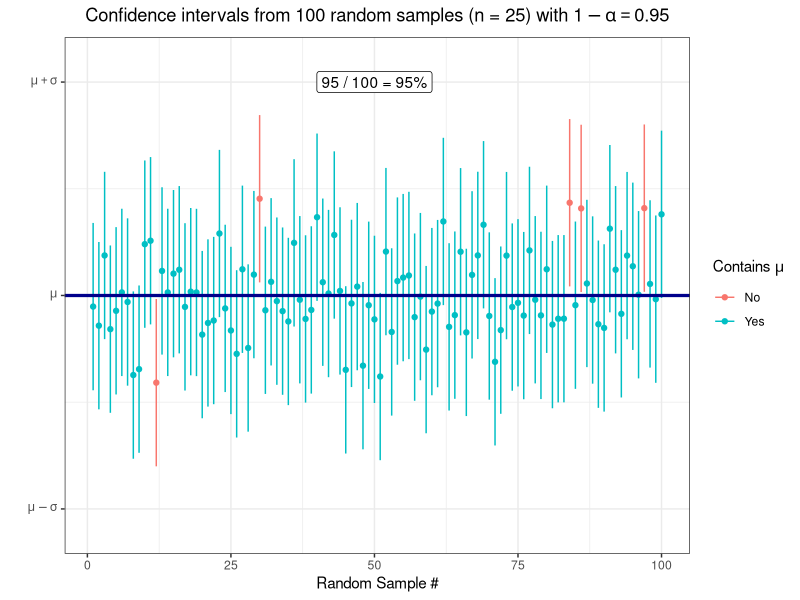
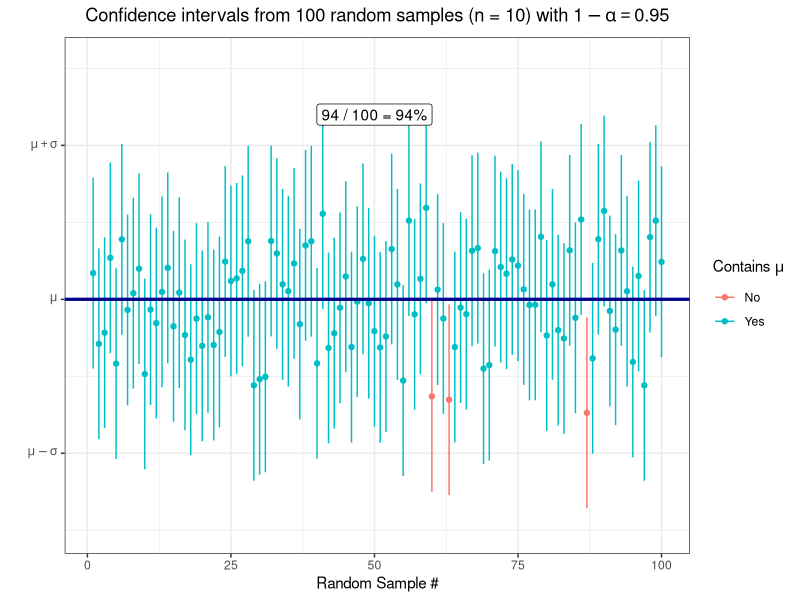
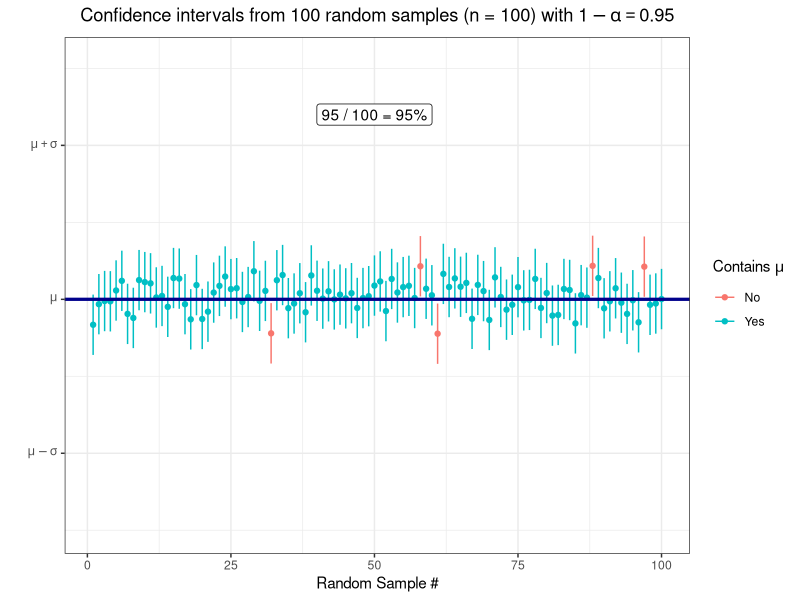
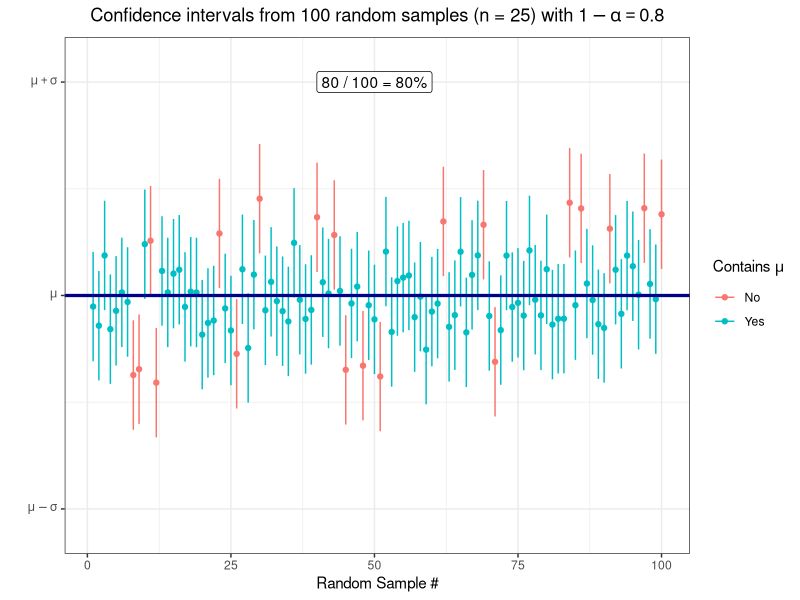
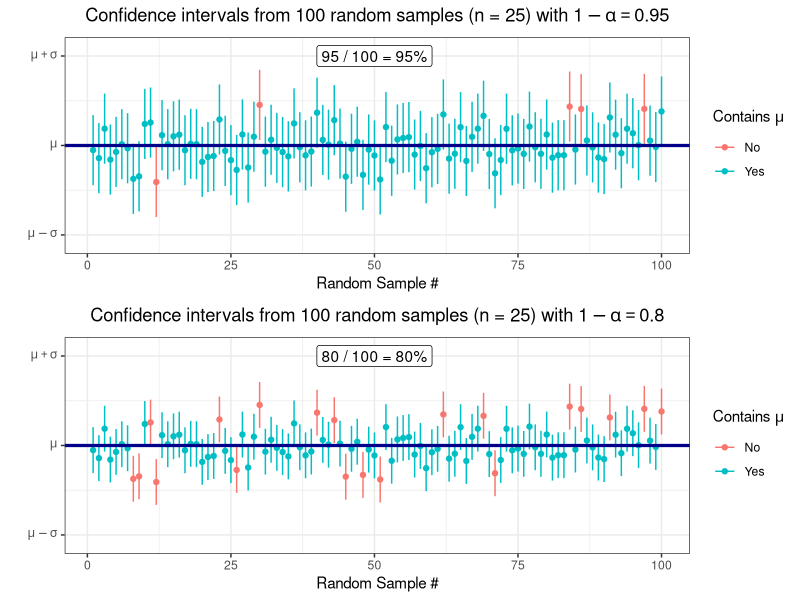
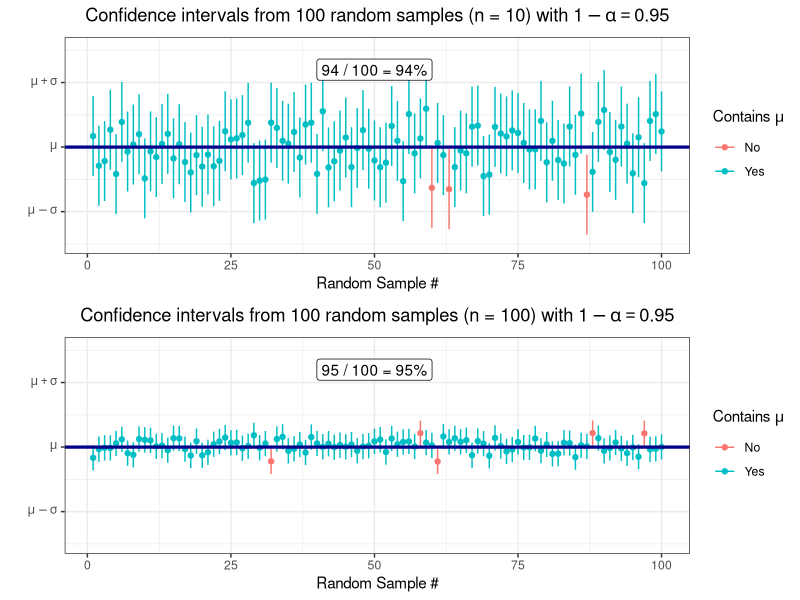
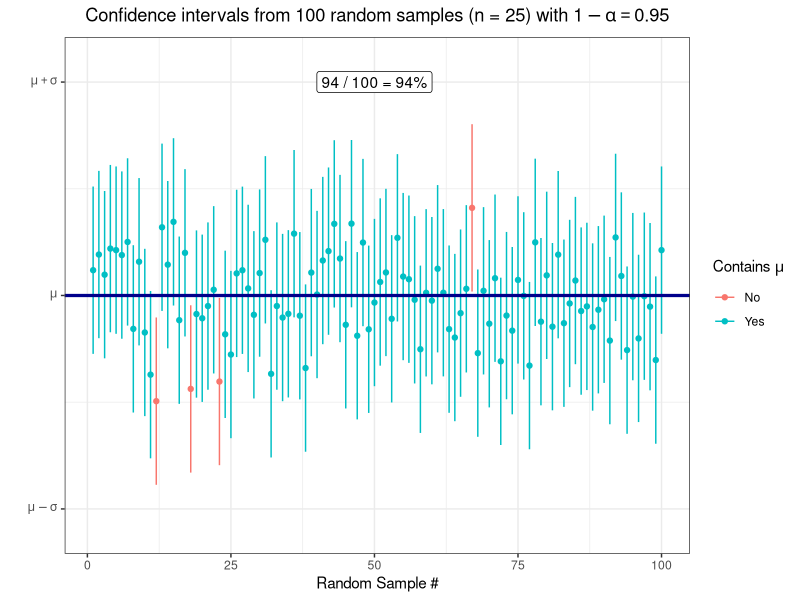
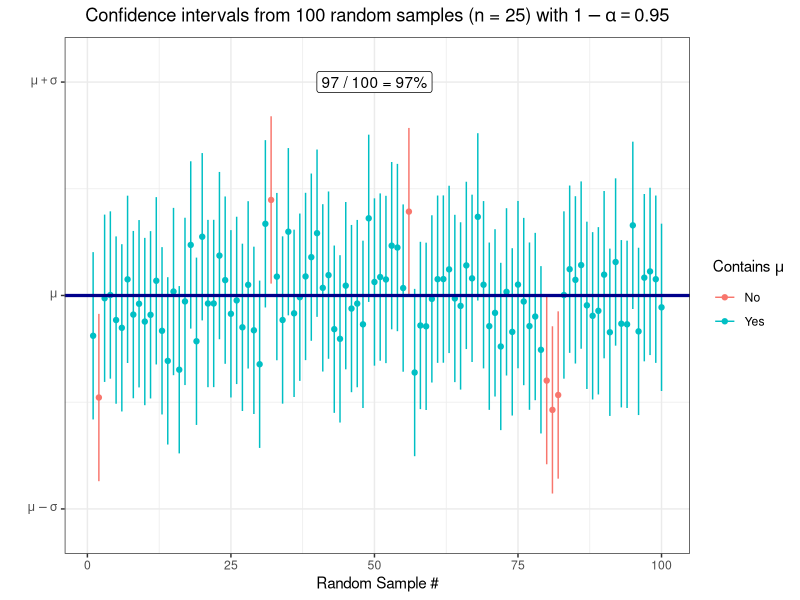

These figures' R source, in order:
############ Prereqs ############
options(stringsAsFactors = FALSE, scipen = 600)
oldPar <- par()
os <- Sys.info()["sysname"]
baseDir <- ifelse(os == "Windows", "C:/Users/ptrainor/gdrive", "~/gdrive")

library(tidyverse)
library(ggrepel)

setwd(paste0(baseDir, "/iTeach/AST_505/myLectures/lecture12_SampleSize"))

############ Coverage probabilities ############
set.seed(3)
df1 <- data.frame(x = rnorm(10000))

png(file = "coverage1.png", height = 4, width = 6.5, units = "in", res = 600)
set.seed(3333)
xbar <- replicate(100, mean(sample(df1$x, 25)))
lower <- xbar - qnorm(.975) * 1 / sqrt(25)
upper <- xbar + qnorm(.975) * 1 / sqrt(25)
df2 <- data.frame(xbar = xbar, lower = lower, upper = upper, x = 1:length(xbar))
df2$contains <- ifelse(df2$lower < 0 & df2$upper > 0, "Yes", "No")
p1 <- ggplot(df2, aes()) + geom_segment(aes(x = x, xend = x, y = lower, yend = upper, color = contains)) +
  geom_point(aes(x = x, y = xbar, color = contains)) + geom_hline(yintercept = 0, color = "darkblue", lwd = 1.1) +
  scale_y_continuous(breaks = c(-1, 0, 1), labels = c(expression(mu - sigma), expression(mu), expression(mu + sigma)),
                     limits = c(-1.1, 1.1)) +
  theme_bw() + labs(x = "Random Sample #", y = "", color = expression(paste("Contains ", mu))) +
  annotate("label", x = 50, y = 1, label = "95 / 100 = 95%") +
  ggtitle(expression(paste("Confidence intervals from 100 random samples (n = 25) with ", 1-alpha == .95))) +
  theme(plot.title = element_text(hjust = 0.5)) 
show(p1)
dev.off()

png(file = "coverage1bb.png", height = 4, width = 6.5, units = "in", res = 600)
set.seed(3333)
xbar <- replicate(100, mean(sample(df1$x, 10)))
lower <- xbar - qnorm(.975) * 1 / sqrt(10)
upper <- xbar + qnorm(.975) * 1 / sqrt(10)
df2 <- data.frame(xbar = xbar, lower = lower, upper = upper, x = 1:length(xbar))
df2$contains <- ifelse(df2$lower < 0 & df2$upper > 0, "Yes", "No")
p1bb <- ggplot(df2, aes()) + geom_segment(aes(x = x, xend = x, y = lower, yend = upper, color = contains)) +
  geom_point(aes(x = x, y = xbar, color = contains)) + geom_hline(yintercept = 0, color = "darkblue", lwd = 1.1) +
  scale_y_continuous(breaks = c(-1, 0, 1), labels = c(expression(mu - sigma), expression(mu), expression(mu + sigma)),
                     limits = c(-1.5, 1.55)) +
  theme_bw() + labs(x = "Random Sample #", y = "", color = expression(paste("Contains ", mu))) +
  annotate("label", x = 50, y = 1.2, label = "94 / 100 = 94%") +
  ggtitle(expression(paste("Confidence intervals from 100 random samples (n = 10) with ", 1-alpha == .95))) +
  theme(plot.title = element_text(hjust = 0.5)) 
show(p1bb)
dev.off()

png(file = "coverage1bbb.png", height = 4, width = 6.5, units = "in", res = 600)
set.seed(333)
xbar <- replicate(100, mean(sample(df1$x, 100)))
lower <- xbar - qnorm(.975) * 1 / sqrt(100)
upper <- xbar + qnorm(.975) * 1 / sqrt(100)
df2 <- data.frame(xbar = xbar, lower = lower, upper = upper, x = 1:length(xbar))
df2$contains <- ifelse(df2$lower < 0 & df2$upper > 0, "Yes", "No")
p1bbb <- ggplot(df2, aes()) + geom_segment(aes(x = x, xend = x, y = lower, yend = upper, color = contains)) +
  geom_point(aes(x = x, y = xbar, color = contains)) + geom_hline(yintercept = 0, color = "darkblue", lwd = 1.1) +
  scale_y_continuous(breaks = c(-1, 0, 1), labels = c(expression(mu - sigma), expression(mu), expression(mu + sigma)),
                     limits = c(-1.5, 1.55)) +
  theme_bw() + labs(x = "Random Sample #", y = "", color = expression(paste("Contains ", mu))) +
  annotate("label", x = 50, y = 1.2, label = "95 / 100 = 95%") +
  ggtitle(expression(paste("Confidence intervals from 100 random samples (n = 100) with ", 1-alpha == .95))) +
  theme(plot.title = element_text(hjust = 0.5)) 
show(p1bbb)
dev.off()

png(file = "coverage1b.png", height = 4, width = 6.5, units = "in", res = 600)
set.seed(3333)
xbar <- replicate(100, mean(sample(df1$x, 25)))
lower <- xbar - qnorm(.9) * 1 / sqrt(25)
upper <- xbar + qnorm(.9) * 1 / sqrt(25)
df2 <- data.frame(xbar = xbar, lower = lower, upper = upper, x = 1:length(xbar))
df2$contains <- ifelse(df2$lower < 0 & df2$upper > 0, "Yes", "No")
p1b <- ggplot(df2, aes()) + geom_segment(aes(x = x, xend = x, y = lower, yend = upper, color = contains)) +
  geom_point(aes(x = x, y = xbar, color = contains)) + geom_hline(yintercept = 0, color = "darkblue", lwd = 1.1) +
  scale_y_continuous(breaks = c(-1, 0, 1), labels = c(expression(mu - sigma), expression(mu), expression(mu + sigma)),
                     limits = c(-1.1, 1.1)) +
  theme_bw() + labs(x = "Random Sample #", y = "", color = expression(paste("Contains ", mu))) +
  annotate("label", x = 50, y = 1, label = "80 / 100 = 80%") +
  ggtitle(expression(paste("Confidence intervals from 100 random samples (n = 25) with ", 1-alpha == .80))) +
  theme(plot.title = element_text(hjust = 0.5)) 
show(p1b)
dev.off()

png(file = "coverage1c.png", height = 8, width = 9, units = "in", res = 600)
gridExtra::grid.arrange(p1, p1b)
dev.off()

png(file = "coverage1cc.png", height = 8, width = 9, units = "in", res = 600)
gridExtra::grid.arrange(p1bb, p1bbb)
dev.off()

png(file = "coverage2.png", height = 4, width = 6.5, units = "in", res = 600)
set.seed(2222)
xbar <- replicate(100, mean(sample(df1$x, 25)))
lower <- xbar - qnorm(.975) * 1 / sqrt(25)
upper <- xbar + qnorm(.975) * 1 / sqrt(25)
df2 <- data.frame(xbar = xbar, lower = lower, upper = upper, x = 1:length(xbar))
df2$contains <- ifelse(df2$lower < 0 & df2$upper > 0, "Yes", "No")
ggplot(df2, aes()) + geom_segment(aes(x = x, xend = x, y = lower, yend = upper, color = contains)) +
  geom_point(aes(x = x, y = xbar, color = contains)) + geom_hline(yintercept = 0, color = "darkblue", lwd = 1.1) +
  scale_y_continuous(breaks = c(-1, 0, 1), labels = c(expression(mu - sigma), expression(mu), expression(mu + sigma)),
                     limits = c(-1.1, 1.1)) +
  theme_bw() + labs(x = "Random Sample #", y = "", color = expression(paste("Contains ", mu))) +
  annotate("label", x = 50, y = 1, label = "94 / 100 = 94%") +
  ggtitle(expression(paste("Confidence intervals from 100 random samples (n = 25) with ", 1-alpha == .95))) +
  theme(plot.title = element_text(hjust = 0.5)) 
dev.off()

png(file = "coverage3.png", height = 4, width = 6.5, units = "in", res = 600)
set.seed(3)
xbar <- replicate(100, mean(sample(df1$x, 25)))
lower <- xbar - qnorm(.975) * 1 / sqrt(25)
upper <- xbar + qnorm(.975) * 1 / sqrt(25)
df2 <- data.frame(xbar = xbar, lower = lower, upper = upper, x = 1:length(xbar))
df2$contains <- ifelse(df2$lower < 0 & df2$upper > 0, "Yes", "No")
ggplot(df2, aes()) + geom_segment(aes(x = x, xend = x, y = lower, yend = upper, color = contains)) +
  geom_point(aes(x = x, y = xbar, color = contains)) + geom_hline(yintercept = 0, color = "darkblue", lwd = 1.1) +
  scale_y_continuous(breaks = c(-1, 0, 1), labels = c(expression(mu - sigma), expression(mu), expression(mu + sigma)),
                     limits = c(-1.1, 1.1)) +
  theme_bw() + labs(x = "Random Sample #", y = "", color = expression(paste("Contains ", mu))) +
  annotate("label", x = 50, y = 1, label = "97 / 100 = 97%") +
  ggtitle(expression(paste("Confidence intervals from 100 random samples (n = 25) with ", 1-alpha == .95))) +
  theme(plot.title = element_text(hjust = 0.5)) 
dev.off()

############ Water example ############
set.seed(333)
w1 <- data.frame(lead = rnorm(n = 10, mean = 4.5, sd = 1))
w1$lead <- round(w1$lead, 2)
w1Mean <- mean(w1$lead)
w1z <- (w1Mean - 5)/(1 / sqrt(length(w1$lead)))

png(file = "rr.png", height = 4, width = 6, units = "in", res = 600)
ggplot(data.frame(x = c(-3.5, 3.5)), aes(x)) + 
  stat_function(fun = function(x) dnorm(x), xlim = c(-3.5, qnorm(.01)), geom = "area", fill = "cyan", n = 10000) +
  stat_function(fun = function(x) dnorm(x), lwd = 1, n = 10000) + 
  geom_segment(aes(x = qnorm(.01), xend = qnorm(.01), y = 0, yend = dnorm(qnorm(.01)))) +
  scale_x_continuous(breaks = c(w1z, 0), labels = c("z*", 0)) +
  annotate("point", x = w1z, y = 0, color = "red", size = 3) +
  annotate("label", x = w1z, y = .1, label = "Test statistic is not in RR") +
  labs(x = "", y = "Density") + theme_bw() +
  ggtitle(expression(paste("Rejection region for alternative hypothesis: ", mu < mu[0]))) +
  theme(plot.title = element_text(hjust = 0.5)) 
dev.off()

w1z2 <- (w1Mean - 5) / (1 / sqrt(100))
pnorm(w1z2)


############ Overlapping histograms ############
df5 <- data.frame(x = seq(0, 10, .001), Distribution = "Null")
df5$Density <- dnorm(df5$x, mean = 5, sd = 1)
df6 <- data.frame(x = seq(4.5 - 5, 4.5 + 5, .001), Distribution = "Specific Alternative\nmu=4")
df6$Density <- dnorm(df5$x, mean = 4.5, sd = 1)
df5 <- rbind(df5, df6)
png(file = "overlap0.png", height = 4, width = 6, units = "in", res = 600)
ggplot(df5, aes(x = x, y = Density, group = Distribution, color = Distribution)) + geom_line(lwd = 1.25) + theme_bw() +
  labs(x = "Lead (ppb)") + ggtitle("Population distributions") + theme(plot.title = element_text(hjust = 0.5)) 
dev.off()

df5 <- data.frame(x = seq(0, 10, .001), Distribution = "Null")
df5$Density <- dnorm(df5$x, mean = 5, sd = 2 / sqrt(5))
df6 <- data.frame(x = seq(4.5 - 5, 4.5 + 5, .001), Distribution = "Specific Alternative\nmu=4")
df6$Density <- dnorm(df5$x, mean = 4.5, sd = 2 / sqrt(5))
df5 <- rbind(df5, df6)
png(file = "overlap1.png", height = 4, width = 6, units = "in", res = 600)
ggplot(df5, aes(x = x, y = Density, group = Distribution, color = Distribution)) + geom_line(lwd = 1.25) +
  geom_area(data = df5 %>% filter(Distribution == "Specific Alternative\nmu=4" & x > 3), aes(x = x, y = Density, color = NULL),
            fill = rgb(0, 90, 100, 0, alpha = 70, maxColorValue = 255), show.legend = FALSE) +
  theme_bw() + annotate("label", x = 4.25, y = .03, label = expression(beta)) +
  labs(x = "Lead (ppb)") + ggtitle("Sampling distributions for the sample mean (n = 5)") + theme(plot.title = element_text(hjust = 0.5)) 
dev.off()

png(file = "overlap11.png", height = 4, width = 6, units = "in", res = 600)
ggplot(df5, aes(x = x, y = Density, group = Distribution, color = Distribution)) + geom_line(lwd = 1.25) +
  geom_area(data = df5 %>% filter(Distribution == "Specific Alternative\nmu=4" & x < 3), aes(x = x, y = Density, color = NULL),
            fill = rgb(0, 150, 0, 0, alpha = 70, maxColorValue = 255), show.legend = FALSE) +
  theme_bw() + annotate("label", x = 2, y = .03, label = expression(1-beta)) +
  labs(x = "Lead (ppb)") + ggtitle("Sampling distributions for the sample mean (n = 5)") + theme(plot.title = element_text(hjust = 0.5)) 
dev.off()

df5 <- data.frame(x = seq(0, 10, .001), Distribution = "Null")
df5$Density <- dnorm(df5$x, mean = 5, sd = 2 / sqrt(10))
df6 <- data.frame(x = seq(4.5 - 5, 4.5 + 5, .001), Distribution = "Specific Alternative\nmu=4")
df6$Density <- dnorm(df5$x, mean = 4.5, sd = 2 / sqrt(10))
df5 <- rbind(df5, df6)
png(file = "overlap2.png", height = 4, width = 6, units = "in", res = 600)
ggplot(df5, aes(x = x, y = Density, group = Distribution, color = Distribution)) + geom_line(lwd = 1.25) + 
  geom_area(data = df5 %>% filter(Distribution == "Specific Alternative\nmu=4" & x > 3.7), aes(x = x, y = Density, color = NULL),
            fill = rgb(0, 90, 100, 0, alpha = 70, maxColorValue = 255), show.legend = FALSE)+
  theme_bw() + annotate("label", x = 4.75, y = .03, label = expression(beta)) +
  labs(x = "Lead (ppb)") + ggtitle("Sampling distributions for the sample mean (n = 10)") + theme(plot.title = element_text(hjust = 0.5)) 
dev.off()

df5 <- data.frame(x = seq(0, 10, .001), Distribution = "Null")
df5$Density <- dnorm(df5$x, mean = 5, sd = 2 / sqrt(25))
df6 <- data.frame(x = seq(4.5 - 5, 4.5 + 5, .001), Distribution = "Specific Alternative\nmu=4")
df6$Density <- dnorm(df5$x, mean = 4.5, sd = 2 / sqrt(25))
df5 <- rbind(df5, df6)
png(file = "overlap3.png", height = 4, width = 6, units = "in", res = 600)
ggplot(df5, aes(x = x, y = Density, group = Distribution, color = Distribution)) + geom_line(lwd = 1.25) + 
  geom_area(data = df5 %>% filter(Distribution == "Specific Alternative\nmu=4" & x > 4.15), aes(x = x, y = Density, color = NULL),
            fill = rgb(0, 90, 100, 0, alpha = 70, maxColorValue = 255), show.legend = FALSE)+
  theme_bw() + annotate("label", x = 4.8, y = .03, label = expression(beta)) +
  labs(x = "Lead (ppb)") + ggtitle("Sampling distributions for the sample mean (n = 25)") + theme(plot.title = element_text(hjust = 0.5)) 
dev.off()

df5 <- data.frame(x = seq(0, 10, .001), Distribution = "Null")
df5$Density <- dnorm(df5$x, mean = 5, sd = 1 / sqrt(100))
df6 <- data.frame(x = seq(4.5 - 5, 4.5 + 5, .001), Distribution = "Specific Alternative\nmu=4")
df6$Density <- dnorm(df5$x, mean = 4.5, sd = 1 / sqrt(100))
df5 <- rbind(df5, df6)
png(file = "overlap4.png", height = 4, width = 6, units = "in", res = 600)
ggplot(df5, aes(x = x, y = Density, group = Distribution, color = Distribution)) + geom_line(lwd = 1.25) + theme_bw() +
  labs(x = "Lead (ppb)") + ggtitle("Sampling distributions for the sample mean (n = 100)") + theme(plot.title = element_text(hjust = 0.5)) 
dev.off()

df5 <- data.frame(x = seq(0, 10, .001), Distribution = "Null")
df5$Density <- dnorm(df5$x, mean = 5, sd = 2 / sqrt(5))
df6 <- data.frame(x = seq(3 - 5, 3 + 5, .001), Distribution = "Specific Alternative\nmu=2.5")
df6$Density <- dnorm(df5$x, mean = 4.5, sd = 2 / sqrt(5))
df5 <- rbind(df5, df6)
png(file = "overlap1b.png", height = 4, width = 6, units = "in", res = 600)
ggplot(df5, aes(x = x, y = Density, group = Distribution, color = Distribution)) + geom_line(lwd = 1.25) +
  geom_area(data = df5 %>% filter(Distribution == "Specific Alternative\nmu=2.5" & x > 3), aes(x = x, y = Density, color = NULL),
            fill = rgb(0, 90, 100, 0, alpha = 70, maxColorValue = 255), show.legend = FALSE) +
  theme_bw() + annotate("label", x = 3.75, y = .03, label = expression(beta)) +
  labs(x = "Lead (ppb)") + ggtitle("Sampling distributions for the sample mean (n = 5)") + theme(plot.title = element_text(hjust = 0.5)) 
dev.off()
